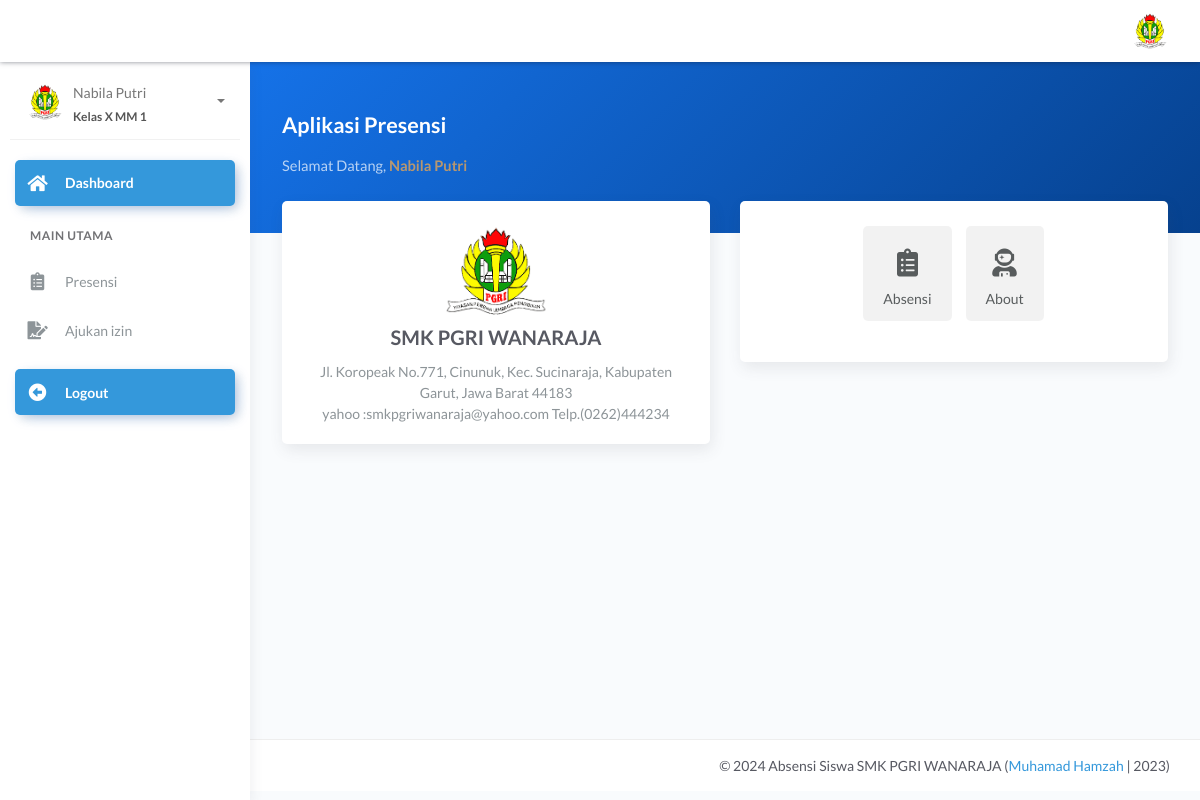
Page /siswa/index.php (signed in) on the committed database.
### tables this page shows
CREATE TABLE `tb_siswa` (
  `id_siswa` int(11) NOT NULL AUTO_INCREMENT,
  `nis` varchar(60) NOT NULL,
  `nama_siswa` varchar(120) NOT NULL,
  `tempat_lahir` varchar(100) NOT NULL,
  `tgl_lahir` date NOT NULL,
  `jk` varchar(30) NOT NULL,
  `alamat` text NOT NULL,
  `password` varchar(255) NOT NULL,
  `foto` varchar(255) NOT NULL,
  `status` varchar(15) NOT NULL,
  `th_angkatan` year(4) NOT NULL,
  `id_mkelas` int(11) NOT NULL,
  PRIMARY KEY (`id_siswa`)
);

CREATE TABLE `tb_mkelas` (
  `id_mkelas` int(11) NOT NULL AUTO_INCREMENT,
  `kd_kelas` varchar(40) NOT NULL,
  `nama_kelas` varchar(40) NOT NULL,
  PRIMARY KEY (`id_mkelas`)
);

### siswa/index.php (the view, shortened to what this page needs)
<?php
 include '../config/db.php';
?> <script>
   <?php
$id_login = @$_SESSION['siswa'];
$sql = mysqli_query($con,"SELECT * FROM tb_siswa
	INNER JOIN tb_mkelas ON tb_siswa.id_mkelas=tb_mkelas.id_mkelas
 WHERE tb_siswa.id_siswa = '$id_login'") or die(mysqli_error($con));
$data = mysqli_fetch_array($sql);
?>
<!DOCTYPE html>
<html lang="en">
<head>
	<link rel="stylesheet" href="../assets/css/bootstrap.min.css">
	<link rel="stylesheet" href="../assets/css/atlantis.min.css">
	<link rel="stylesheet" href="../assets/css/demo.css">
</head>
<body>
	<div class="wrapper">
		<div class="main-header">
			<div class="logo-header" data-background-color="blue">
				<a href="index.php" class="logo">
					<b class="text-white">SMK PGRI WANARAJA</b>
				</a>
				<div class="nav-toggle">
					<button class="btn btn-toggle toggle-sidebar">
						<i class="icon-menu"></i>
					</button>
				</div>
			</div>
			<nav class="navbar navbar-header navbar-expand-lg" data-background-color="blue2">
				<div class="container-fluid">
					<ul class="navbar-nav topbar-nav ml-md-auto align-items-center">
						<li class="nav-item dropdown hidden-caret">
							<a class="dropdown-toggle profile-pic" data-toggle="dropdown" href="#" aria-expanded="false">
								<div class="avatar-sm">
									<img src="../assets/img/user/<?=$data['foto'] ?>" alt="..." class="avatar-img rounded-circle">
								</div>
							</a>
						</li>
					</ul>
				</div>
			</nav>
		</div>
		<div class="sidebar sidebar-style-2">
			<div class="sidebar-wrapper scrollbar scrollbar-inner">
				<div class="sidebar-content">
					<div class="user">
						<div class="avatar-sm float-left mr-2">
							<img src="../assets/img/user/<?=$data['foto'] ?>" alt="..." class="avatar-img rounded-circle">
						</div>
						<div class="info">
							<a data-toggle="collapse" href="#collapseExample" aria-expanded="true">
								<span>
									<?=$data['nama_siswa'] ?>
									<span class="user-level">Kelas <?=$data['nama_kelas'] ?></span>
									<span class="caret"></span>
								</span>
							</a>
						</div>
					</div>
					<ul class="nav nav-primary">
						<li class="nav-item active">
							<a href="index.php" class="collapsed">
								<i class="fas fa-home"></i>
								<p>Dashboard</p>
							</a>
						</li>
						<li class="nav-section">
							<h4 class="text-section">Main Utama</h4>
						</li>
						<li class="nav-item">
    <a href="modul/absen/kehadiran.php?id=<?php echo $data['id_siswa']; ?>">
        <i class="fas fa-clipboard-list"></i>
        <p>Presensi</p>
    </a>
</li>
<li class="nav-item">
    <a href="modul/absen/surat_izin.php?id=<?php echo $data['id_siswa']; ?>">
        <i class="fas fa-file-signature"></i>
        <p>Ajukan izin</p>
    </a>
</li>
						<li class="nav-item active mt-3">
							<a href="logout.php" class="collapsed">
								<i class="fas fa-arrow-alt-circle-left"></i>
								<p>Logout</p>
							</a>
						</li>
					</ul>
				</div>
			</div>
		</div>
		<div class="main-panel">
			<div class="content">
				<?php
				$page= @$_GET['page'];
				$act = @$_GET['act'];
				if ($page=='izin') {
					if ($act=='') {
						include 'modul/izin/ajukan_izin.php';
					}elseif ($act=='surat_view') {
						include 'modul/izin/view_surat_izin.php';
					}
				}elseif ($page=='kehadiran') {
					if ($act=='') {
						include '#';
					}
				}elseif ($page=='change') {
					include 'modul/user/ganti_password.php';
				}
				elseif ($page=='') {
					include 'modul/home.php';
				}else{
					echo "<b>Tidak ada Halaman</b>";
				}
				 ?>
			</div>
		<footer class="footer">
				<div class="container">
					<div class="copyright ml-auto">
						&copy; <?php echo date('Y');?> Absensi Siswa SMK PGRI WANARAJA (<a href="index.php">Muhamad Hamzah </a> | 2023)
					</div>
				</div>
			</footer>
		</div>
	</div>
</body>
</html>

### siswa/modul/home.php (shortened to what this page needs)
<div class="panel-header bg-primary-gradient">
					<div class="page-inner py-5">
						<div class="d-flex align-items-left align-items-md-center flex-column flex-md-row">
							<div>
								<h2 class="text-white pb-2 fw-bold">Aplikasi Presensi</h2>
								<h5 class="text-white op-7 mb-2">Selamat Datang, <b class="text-warning"><?=$data['nama_siswa']; ?></b></h5>
							</div>
						</div>
					</div>
				</div>
<div class="page-inner mt--5">
					<div class="row mt--2">
						<div class="col-md-6">
							<div class="card full-height">
								<div class="card-body">
										<div class="card-title">
										<center>
											<img src="../logo-removebg-preview.PNG" width="100">
											<br>
											<b>SMK PGRI WANARAJA</b>
										</center>
									</div>
									<div class="card-category">
										<center>
										Jl. Koropeak No.771, Cinunuk, Kec. Sucinaraja, Kabupaten Garut, Jawa Barat 44183
	<br>yahoo :smkpgriwanaraja@yahoo.com Telp.(0262)444234
										</center>
									</div>
								</div>
							</div>
						</div>
						<div class="col-md-6">
							<div class="card">
								<div class="card-body">
									<ul class="nav nav-pills nav-secondary  nav-pills-no-bd nav-pills-icons justify-content-center" id="pills-tab-with-icon" role="tablist">
										<li class="nav-item">
										<a class="nav-link" href="modul/absen/kehadiran.php?id=<?php echo $data['id_siswa']; ?>">
       		 							<i class="fas fa-clipboard-list"></i>
       									 Absensi
											</a>
										</li>
										<li class="nav-item">
											<a class="nav-link" id="pills-contact-tab-icon" data-toggle="pill" href="#pills-contact-icon" role="tab" aria-controls="pills-contact-icon" aria-selected="false">
												<i class="fas fa-user-astronaut"></i>
												About
											</a>
										</li>
									</ul>
								</div>
							</div>
						</div>
					</div>
				</div>

### rows in the picture
tb_siswa: foto (picture), nama_siswa "Nabila Putri", id_mkelas.nama_kelas "X MM 1"
